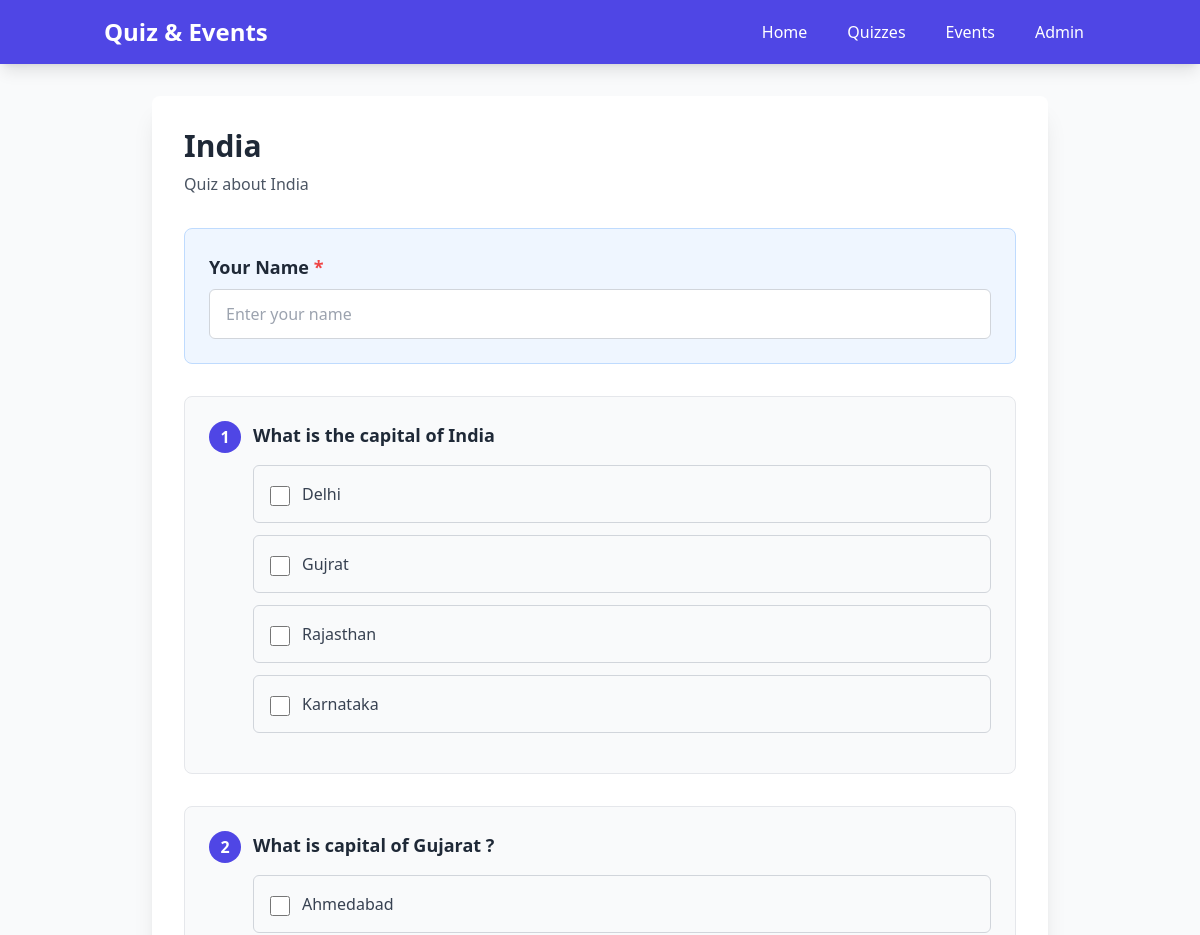
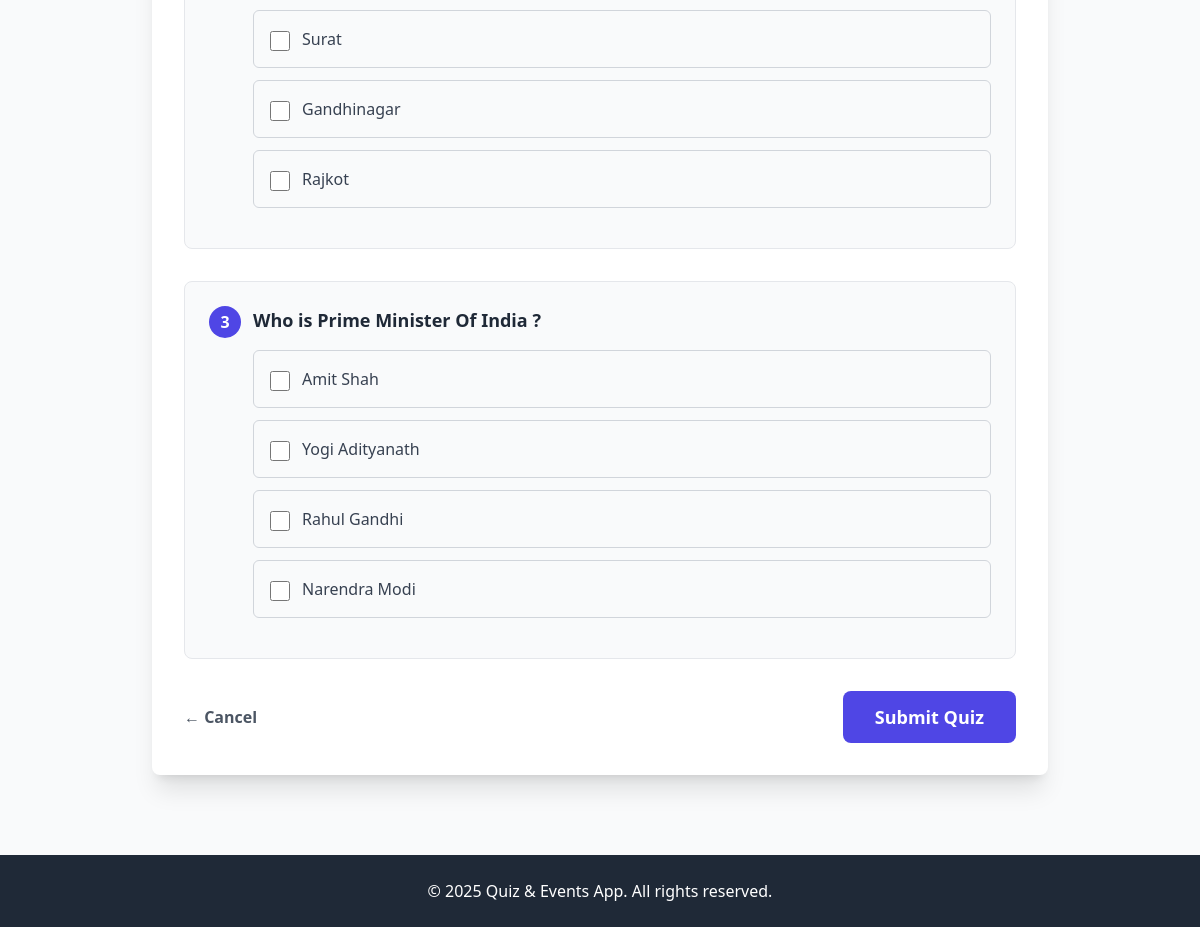
Page /quiz/1/attempt/ on the committed database (2 pictures, top to bottom).
### quiz_app/models.py (models this page shows, shortened)
class Quiz(models.Model):
    title = models.CharField(max_length=200)
    description = models.TextField()
    created_at = models.DateTimeField(auto_now_add=True)
    updated_at = models.DateTimeField(auto_now=True)
    class Meta:
        verbose_name_plural = "Quizzes"
        ordering = ['-created_at']

class Question(models.Model):
    QUESTION_TYPES = [
        ('single', 'Single Choice'),
        ('multiple', 'Multiple Choice'),
    ]
    quiz = models.ForeignKey(Quiz, on_delete=models.CASCADE, related_name='questions')
    text = models.TextField()
    question_type = models.CharField(max_length=20, choices=QUESTION_TYPES, default='single')
    created_at = models.DateTimeField(auto_now_add=True)
    class Meta:
        ordering = ['id']

class Answer(models.Model):
    question = models.ForeignKey(Question, on_delete=models.CASCADE, related_name='answers')
    text = models.CharField(max_length=200)
    is_correct = models.BooleanField(default=False)

### quiz_app/views.py (the view, shortened to what this page needs)
# urls.py: path('quiz/<int:quiz_id>/attempt/', views.quiz_attempt, name='quiz_attempt'),
def quiz_attempt(request, quiz_id):
    quiz = get_object_or_404(Quiz, id=quiz_id)
    questions = quiz.questions.prefetch_related('answers').all()
    context = {
        'quiz': quiz,
        'questions': questions,
    }
    return render(request, 'quiz_app/quiz_attempt.html', context)

### quiz_app/templates/quiz_app/quiz_attempt.html (shortened to what this page needs)
{% extends 'quiz_app/base.html' %}
{% block content %}
<div class="max-w-4xl mx-auto">
    <div class="bg-white rounded-lg shadow-xl p-8">
        <div class="mb-8">
            <h1 class="text-3xl font-bold text-gray-800 mb-2">{{ quiz.title }}</h1>
            <p class="text-gray-600">{{ quiz.description }}</p>
        </div>
        <form method="post" id="quizForm">
            <div class="mb-8 bg-blue-50 border border-blue-200 rounded-lg p-6">
                <label for="user_name" class="block text-lg font-semibold text-gray-800 mb-2">
                    Your Name <span class="text-red-500">*</span>
                </label>
                <input
                    type="text"
                    id="user_name"
                    name="user_name"
                    required
                    class="w-full px-4 py-3 border border-gray-300 rounded-md focus:ring-2 focus:ring-indigo-500 focus:border-transparent"
                    placeholder="Enter your name"
                >
            </div>
            <div class="space-y-8">
                {% for question in questions %}
                <div class="bg-gray-50 rounded-lg p-6 border border-gray-200">
                    <div class="flex items-start mb-4">
                        <span class="bg-indigo-600 text-white rounded-full w-8 h-8 flex items-center justify-center font-bold mr-3 flex-shrink-0">
                            {{ forloop.counter }}
                        </span>
                        <div class="flex-1">
                            <h3 class="text-lg font-semibold text-gray-800 mb-4">{{ question.text }}</h3>
                            <div class="space-y-3">
                                {% for answer in question.answers.all %}
                                <label class="flex items-start p-4 border border-gray-300 rounded-md hover:bg-white hover:border-indigo-500 cursor-pointer transition">
                                    {% if question.question_type == 'multiple' %}
                                    <input
                                        type="checkbox"
                                        name="question_{{ question.id }}"
                                        value="{{ answer.id }}"
                                        class="mt-1 mr-3 h-5 w-5 text-indigo-600 focus:ring-indigo-500 border-gray-300 rounded"
                                    >
                                    {% endif %}
                                    <span class="text-gray-700">{{ answer.text }}</span>
                                </label>
                                {% endfor %}
                            </div>
                        </div>
                    </div>
                </div>
                {% endfor %}
            </div>
            <div class="mt-8 flex items-center justify-between">
                <a href="{% url 'quiz_detail' quiz.id %}" class="text-gray-600 hover:text-gray-800 font-semibold">
                    ← Cancel
                </a>
                <button
                    type="submit"
                    class="bg-indigo-600 text-white px-8 py-3 rounded-lg hover:bg-indigo-700 transition font-semibold text-lg"
                    onclick="return confirm('Are you sure you want to submit your answers?');"
                >
                    Submit Quiz
                </button>
            </div>
        </form>
    </div>
</div>
{% endblock %}

### quiz_app/templates/quiz_app/base.html (shortened to what this page needs)
<!DOCTYPE html>
<html lang="en">
<head>
    <script src="https://cdn.tailwindcss.com"></script>
</head>
<body class="bg-gray-50">
    <nav class="bg-indigo-600 text-white shadow-lg">
        <div class="container mx-auto px-4">
            <div class="flex items-center justify-between h-16">
                <div class="flex items-center">
                    <a href="{% url 'home' %}" class="text-2xl font-bold">Quiz & Events</a>
                </div>
                <div class="flex space-x-4">
                    <a href="{% url 'home' %}" class="hover:bg-indigo-700 px-3 py-2 rounded-md transition">Home</a>
                    <a href="{% url 'quiz_list' %}" class="hover:bg-indigo-700 px-3 py-2 rounded-md transition">Quizzes</a>
                    <a href="{% url 'event_list' %}" class="hover:bg-indigo-700 px-3 py-2 rounded-md transition">Events</a>
                    <a href="/admin/" class="hover:bg-indigo-700 px-3 py-2 rounded-md transition">Admin</a>
                </div>
            </div>
        </div>
    </nav>
    <main class="container mx-auto px-4 py-8">
        {% block content %}{% endblock %}
    </main>
    <footer class="bg-gray-800 text-white mt-12">
        <div class="container mx-auto px-4 py-6 text-center">
            <p>&copy; 2025 Quiz & Events App. All rights reserved.</p>
        </div>
    </footer>
</body>
</html>

### rows in the picture
Quiz: title "India", description "Quiz about India"
Question: text "What is the capital of India"
Answer: text "Delhi"
Answer: text "Gujrat"
Answer: text "Rajasthan"
Answer: text "Karnataka"
Question: text "What is capital of Gujarat ?"
Answer: text "Ahmedabad"
Answer: text "Surat"
Answer: text "Gandhinagar"
Answer: text "Rajkot"
Question: text "Who is Prime Minister Of India ?"
Answer: text "Amit Shah"
Answer: text "Yogi Adityanath"
Answer: text "Rahul Gandhi"
Answer: text "Narendra Modi"
